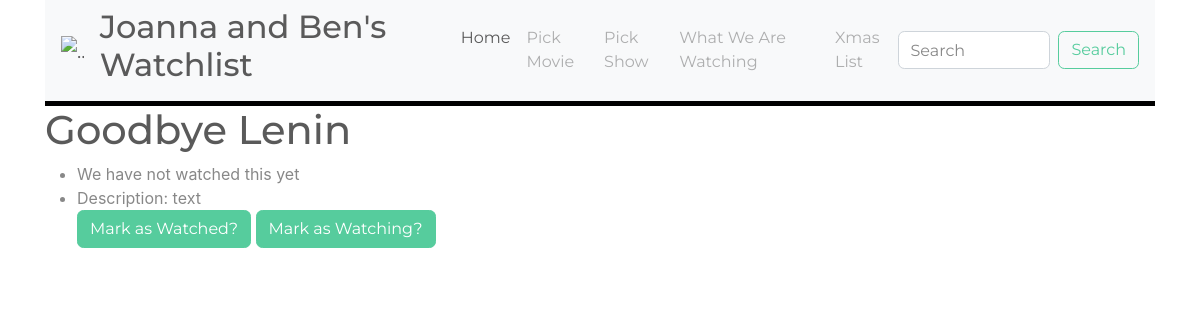
Page /movies/2/ on the earlier database version.
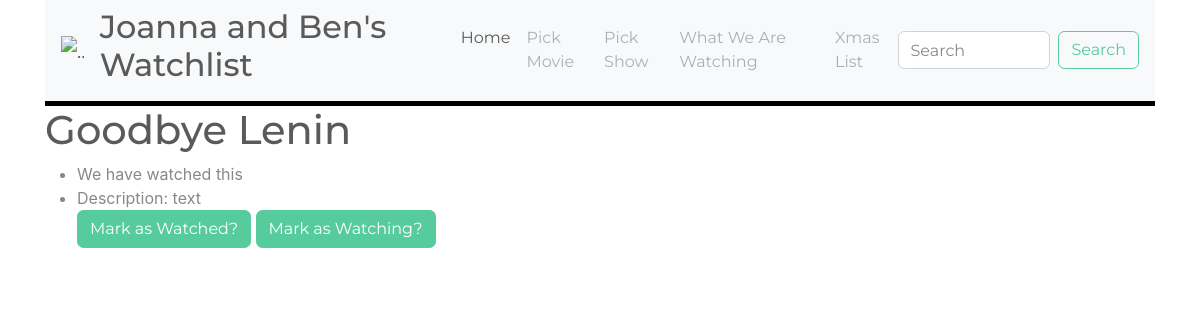
Same page on the later database version.
### movies/views.py (the view)
# urls.py: path('<int:movie_id>/', views.detail, name='detail'),
def detail(request, movie_id):
    movie = get_object_or_404(Movie, pk=movie_id)
    return render(request, 'movies/detail.html', {'movie': movie})

### movies/templates/movies/detail.html (shortened to what this page needs)
{% extends 'nav.html' %}
{% block content %}
    <h1>{{ movie.title }}</h1>
<ul>
    {% if movie.watched  %}
    <li>We have watched this</li>
    {% else %}
    <li>We have not watched this yet</li>
    {% endif %}
    <li>Description: {{ movie.body }}</li>
    <a href="/movies/watch/{{ movie.id }}/" class="btn btn-success">Mark as Watched?</a>
    {% if movie.currently_watching %}
    <a href="/movies/watching/{{ movie.id }}/" class="btn btn-success">No Longer Watching?</a>
    {% else %}
    <a href="/movies/watching/{{ movie.id }}/" class="btn btn-success">Mark as Watching?</a>
    {% endif %}
</ul>
{% endblock %}

Differences in the rows shown:
changed Movie "Goodbye Lenin": watched False → True (drawn)
Other differences:
text no longer shown: "We have not watched this yet"
text now shown: "We have watched this"
